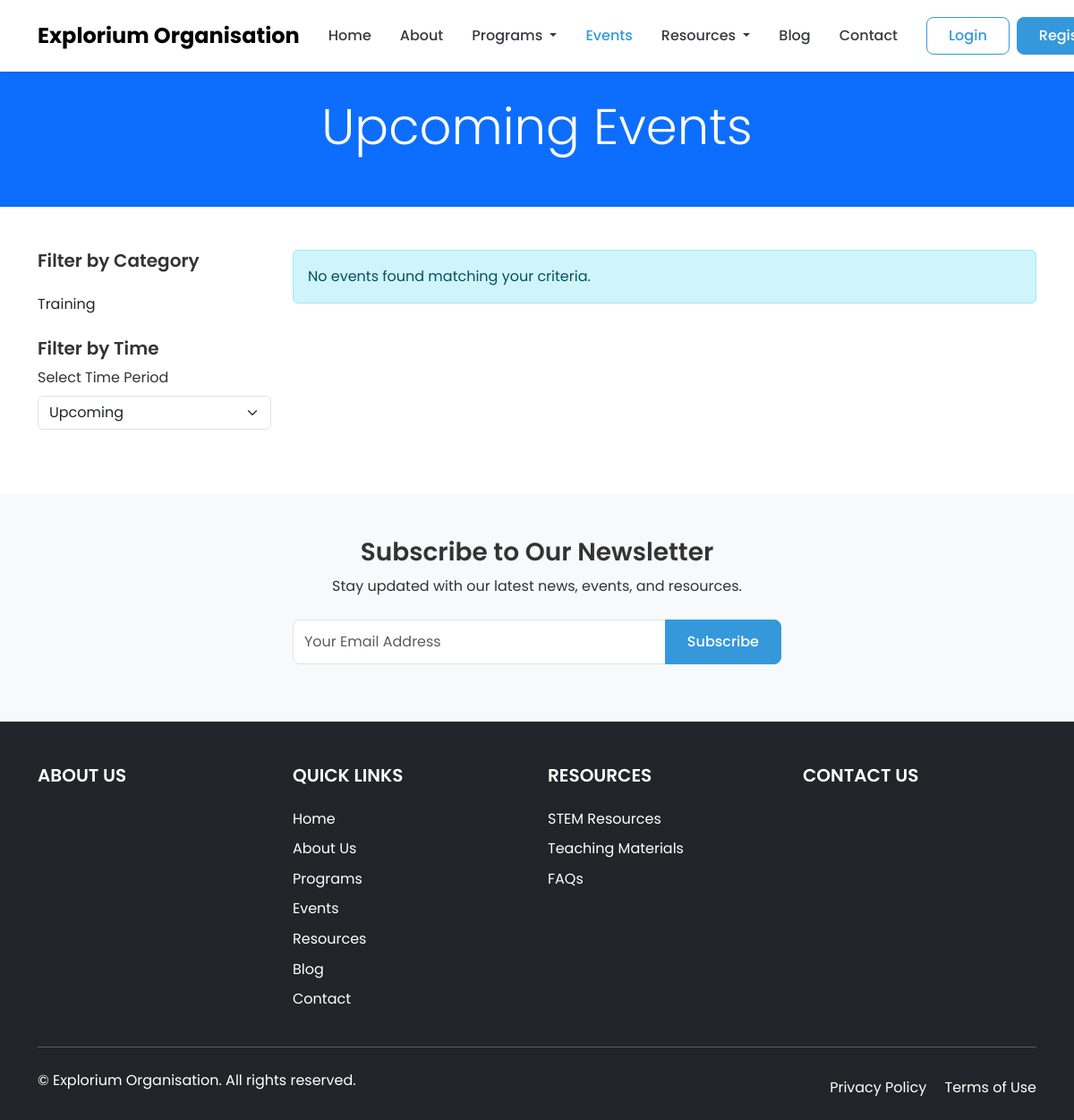
/events/, run on an earlier commit of the app's database.
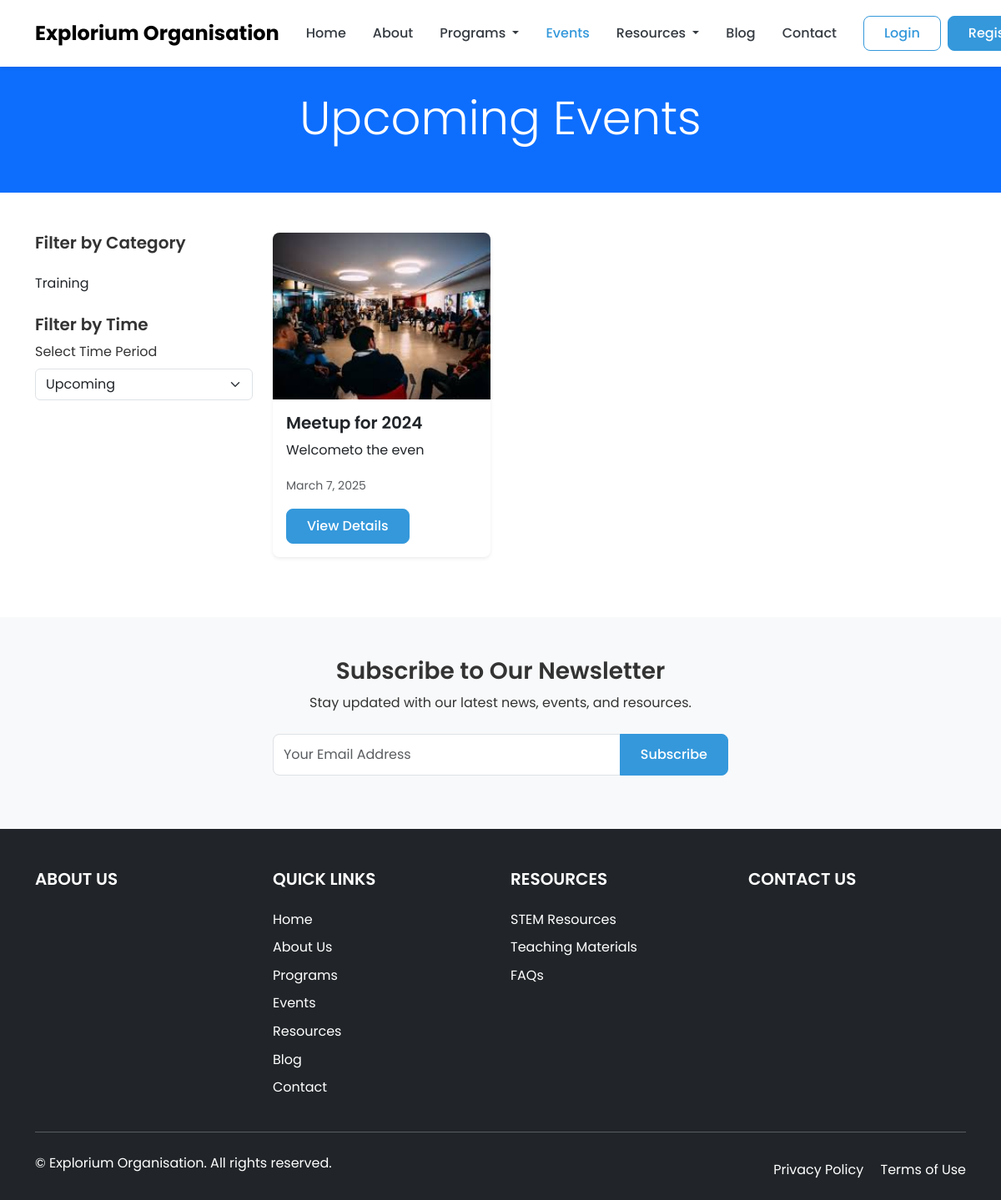
And on a later commit of the database.
### events/models.py (models this page shows, shortened)
class EventCategory(models.Model):
    name = models.CharField(_("Name"), max_length=100)
    slug = models.SlugField(_("Slug"), max_length=120, unique=True)
    description = models.TextField(_("Description"), blank=True)
    is_active = models.BooleanField(_("Is Active"), default=True)
    class Meta:
        verbose_name = _("Event Category")
        verbose_name_plural = _("Event Categories")
        ordering = ['name']

class Event(models.Model):
    title = models.CharField(_("Title"), max_length=200)
    slug = models.SlugField(_("Slug"), max_length=250, unique=True)
    category = models.ForeignKey(EventCategory, on_delete=models.CASCADE, related_name='events')
    short_description = models.TextField(_("Short Description"))
    content = RichTextField(_("Content"))
    featured_image = models.ImageField(_("Featured Image"), upload_to='events/')
    location = models.CharField(_("Location"), max_length=200)
    address = models.TextField(_("Address"), blank=True)
    start_date = models.DateTimeField(_("Start Date"))
    end_date = models.DateTimeField(_("End Date"))
    registration_deadline = models.DateTimeField(_("Registration Deadline"), blank=True, null=True)
    capacity = models.PositiveIntegerField(_("Capacity"), default=0, help_text="0 means unlimited")
    price = models.DecimalField(_("Price"), max_digits=10, decimal_places=2, default=0, help_text="0 means free")
    tags = TaggableManager(_("Tags"), blank=True)
    organizer = models.CharField(_("Organizer"), max_length=200, blank=True)
    organizer_website = models.URLField(_("Organizer Website"), blank=True)
    contact_email = models.EmailField(_("Contact Email"), blank=True)
    contact_phone = models.CharField(_("Contact Phone"), max_length=20, blank=True)
    is_active = models.BooleanField(_("Is Active"), default=True)
    created_at = models.DateTimeField(_("Created At"), auto_now_add=True)
    updated_at = models.DateTimeField(_("Updated At"), auto_now=True)
    class Meta:
        verbose_name = _("Event")
        verbose_name_plural = _("Events")
        ordering = ['start_date']

### events/views.py (the view)
# urls.py: path('', EventListView.as_view(), name='event_list'),
class EventListView(ListView):
    model = Event
    template_name = 'events/event_list.html'
    context_object_name = 'events'
    paginate_by = 9
    def get_queryset(self):
        queryset = Event.objects.filter(is_active=True)
        category_slug = self.kwargs.get('category_slug')
        if category_slug:
            queryset = queryset.filter(category__slug=category_slug)
        period = self.request.GET.get('period', 'upcoming')
        now = timezone.now()
        if period == 'past':
            queryset = queryset.filter(end_date__lt=now)
        elif period == 'ongoing':
            queryset = queryset.filter(start_date__lte=now, end_date__gte=now)
        elif period == 'upcoming':
            queryset = queryset.filter(start_date__gt=now)
        return queryset
    def get_context_data(self, **kwargs):
        context = super().get_context_data(**kwargs)
        context['categories'] = EventCategory.objects.filter(is_active=True)
        context['current_period'] = self.request.GET.get('period', 'upcoming')
        category_slug = self.kwargs.get('category_slug')
        if category_slug:
            context['active_category'] = get_object_or_404(EventCategory, slug=category_slug)
        return context

### core/context_processors.py (called while the page is built)
def site_settings(request):
    try:
        settings = SiteSettings.objects.first()
        if not settings:
            settings = SiteSettings.objects.create()
    except:
        settings = None
    return {'site_settings': settings}

### templates/events/event_list.html (shortened to what this page needs)
{% extends 'base.html' %}
{% block content %}
<section class="page-header bg-primary text-white">
    <div class="container">
        <div class="row">
            <div class="col-12 text-center py-5">
                <h1 class="display-4">Upcoming Events</h1>
            </div>
        </div>
    </div>
</section>
<section class="events-section py-5">
    <div class="container">
        <div class="row">
            <div class="col-lg-3 mb-4">
                <h5 class="mb-4">Filter by Category</h5>
                <ul class="list-unstyled">
                    {% for category in categories %}
                        <li>
                            <a href="{% url 'events:event_list_by_category' category.slug %}" class="text-dark">
                                {{ category.name }}
                            </a>
                        </li>
                    {% endfor %}
                </ul>
                <h5 class="mt-4">Filter by Time</h5>
                <form method="get">
                    <label for="period-select" class="form-label">Select Time Period</label>
                    <select id="period-select" name="period" class="form-select" onchange="this.form.submit()">
                        <option value="upcoming" {% if current_period == 'upcoming' %}selected{% endif %}>Upcoming</option>
                    </select>
                </form>
            </div>
            <div class="col-lg-9">
                <div class="row">
                    {% for event in events %}
                    <div class="col-md-6 col-lg-4 mb-4">
                        <div class="event-card card border-0 shadow-sm">
                            <img src="{{ event.featured_image.url }}" class="card-img-top" alt="{{ event.title }}">
                            <div class="card-body">
                                <h5 class="card-title">{{ event.title }}</h5>
                                <p class="card-text">{{ event.short_description }}</p>
                                <p class="card-text"><small class="text-muted">{{ event.start_date|date:"F j, Y" }}</small></p>
                                <a href="{% url 'events:event_detail' event.slug %}" class="btn btn-primary">View Details</a>
                            </div>
                        </div>
                    </div>
                    {% empty %}
                    <div class="col-12">
                        <div class="alert alert-info">
                            No events found matching your criteria.
                        </div>
                    </div>
                    {% endfor %}
                </div>
            </div>
        </div>
    </div>
</section>
{% endblock %}

What changed in the data, as far as the page shows it:
now on this page (row edited): Event: featured_image (picture), title "Meetup for 2024", short_description "Welcometo the even", start_date "March 7, 2025"
Also different on the page:
text no longer shown: "No events found matching your criteria."
